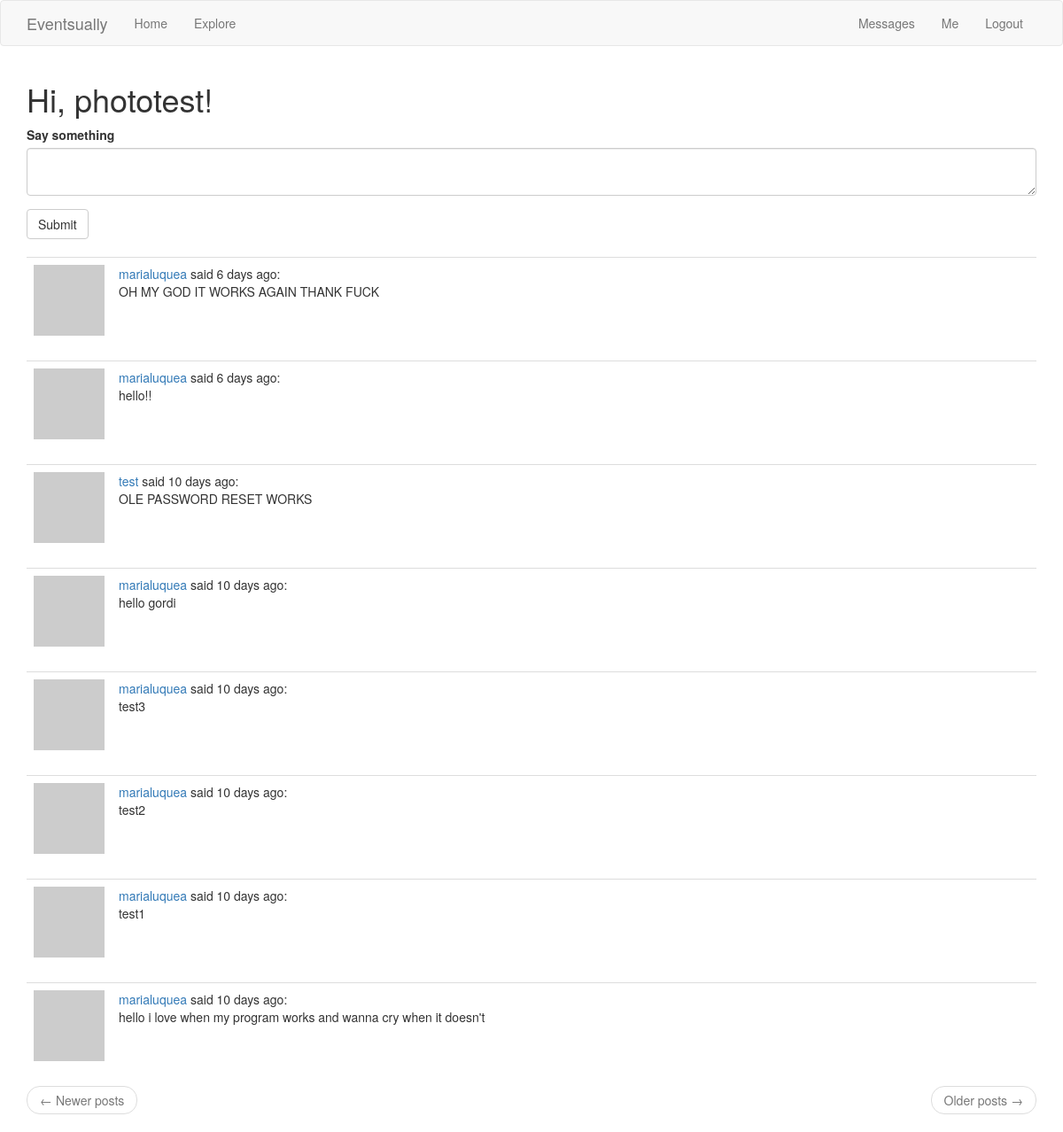
Page /index (signed in) on the committed database.
### app/models.py (models this page shows, shortened)
class User(UserMixin, db.Model):
    id = db.Column(db.Integer, primary_key=True)
    username = db.Column(db.String(64), index=True, unique=True)
    email = db.Column(db.String(120), index=True, unique=True)
    password_hash = db.Column(db.String(128))
    profilepic = db.Column(db.String(50))
    posts = db.relationship('Post', backref='author', lazy='dynamic')
    about_me = db.Column(db.String(200))
    last_seen = db.Column(db.DateTime, default=datetime.utcnow)
    followed = db.relationship(
        'User', secondary=followers,
        primaryjoin=(followers.c.follower_id == id),
        secondaryjoin=(followers.c.followed_id == id),
        backref=db.backref('followers', lazy='dynamic'), lazy='dynamic')
    messages_sent = db.relationship('Message',foreign_keys='Message.sender_id',backref='author', lazy='dynamic')
    messages_received = db.relationship('Message',foreign_keys='Message.recipient_id',backref='recipient', lazy='dynamic')
    last_message_read_time = db.Column(db.DateTime)
    notifications = db.relationship('Notification', backref='user',lazy='dynamic')
    def avatar(self, size):
        digest = md5(self.email.lower().encode('utf-8')).hexdigest()
        return 'https://www.gravatar.com/avatar/{}?d=identicon&s={}'.format(digest, size)
    def followed_posts(self):
        return Post.query.join(
            followers, (followers.c.followed_id == Post.user_id)).filter(
                followers.c.follower_id == self.id).order_by(
                    Post.timestamp.desc())
    def new_messages(self):
        last_read_time = self.last_message_read_time or datetime(1900, 1, 1)
        return Message.query.filter_by(recipient=self).filter(
            Message.timestamp > last_read_time).count()

class Post(db.Model):
    id = db.Column(db.Integer, primary_key=True)
    body = db.Column(db.String(140))
    timestamp = db.Column(db.DateTime, index=True, default=datetime.utcnow)
    user_id = db.Column(db.Integer, db.ForeignKey('user.id'))

### main.py (the view)
@app.route('/', methods=['GET', 'POST'])
@app.route('/index', methods=['GET', 'POST'])
@login_required
def index():
    form = PostForm()
    if form.validate_on_submit():
        post = Post(body=form.post.data, author=current_user)
        db.session.add(post)
        db.session.commit()
        flash('Your post is now live!')
        return redirect(url_for('index'))
    page = request.args.get('page', 1, type=int)
    posts = current_user.followed_posts().paginate(page, app.config['POSTS_PER_PAGE'], False)
    next_url = url_for('index', page=posts.next_num) \
        if posts.has_next else None
    prev_url = url_for('index', page=posts.prev_num) \
        if posts.has_prev else None
    return render_template('index.html', title='Home', form=form, posts=posts.items, next_url=next_url, prev_url=prev_url)

### app/forms.py
class PostForm(FlaskForm):
    post = TextAreaField('Say something', validators=[
        DataRequired(), Length(min=1, max=140)])
    submit = SubmitField('Submit')

### app/models.py (called while the page is built)
@login.user_loader
def load_user(id):
    return User.query.get(int(id))

### main.py (called while the page is built)
@app.before_request
def before_request():
    if current_user.is_authenticated:
        current_user.last_seen = datetime.utcnow()
        db.session.commit()

### app/templates/index.html
{% extends "base.html" %}
{% import 'bootstrap/wtf.html' as wtf %}
{% block app_content %}
    <h1>Hi, {{ current_user.username }}!</h1>
    {% if form %}
      {{ wtf.quick_form(form) }}
      <br>
    {% endif %}
    {% for post in posts %}
        {% include '_post.html' %}
    {% endfor %}
    <nav aria-label="...">
            <ul class="pager">
                <li class="previous{% if not prev_url %} disabled{% endif %}">
                    <a href="{{ prev_url or '#' }}">
                        <span aria-hidden="true">&larr;</span> Newer posts
                    </a>
                </li>
                <li class="next{% if not next_url %} disabled{% endif %}">
                    <a href="{{ next_url or '#' }}">
                        Older posts <span aria-hidden="true">&rarr;</span>
                    </a>
                </li>
            </ul>
        </nav>
    {% endblock %}

### app/templates/_post.html
<table class="table table-hover">
        <tr>
            <td width="70px">
                <a href="{{ url_for('user', username=post.author.username) }}">
                    <img src="{{ post.author.avatar(70) }}" />
                </a>
            </td>
            <td>
                <a href="{{ url_for('user', username=post.author.username) }}">
                    {{ post.author.username }}
                </a>
                said {{ moment(post.timestamp).fromNow() }}:
                <br>
                {{ post.body }}
            </td>
        </tr>
    </table>

### rows in the picture
User: username "phototest"
Post: author.username "marialuquea", timestamp "6 days ago", body "OH MY GOD IT WORKS AGAIN THANK FUCK"
Post: author.username "marialuquea", timestamp "6 days ago", body "hello!!"
Post: author.username "test", timestamp "10 days ago", body "OLE PASSWORD RESET WORKS"
Post: author.username "marialuquea", timestamp "10 days ago", body "hello gordi"
Post: author.username "marialuquea", timestamp "10 days ago", body "test3"
Post: author.username "marialuquea", timestamp "10 days ago", body "test2"
Post: author.username "marialuquea", timestamp "10 days ago", body "test1"
Post: author.username "marialuquea", timestamp "10 days ago", body "hello i love when my program works and wanna cry when it doesn't"

### other values in the picture
{{ 'Messages' }} "Messages"
